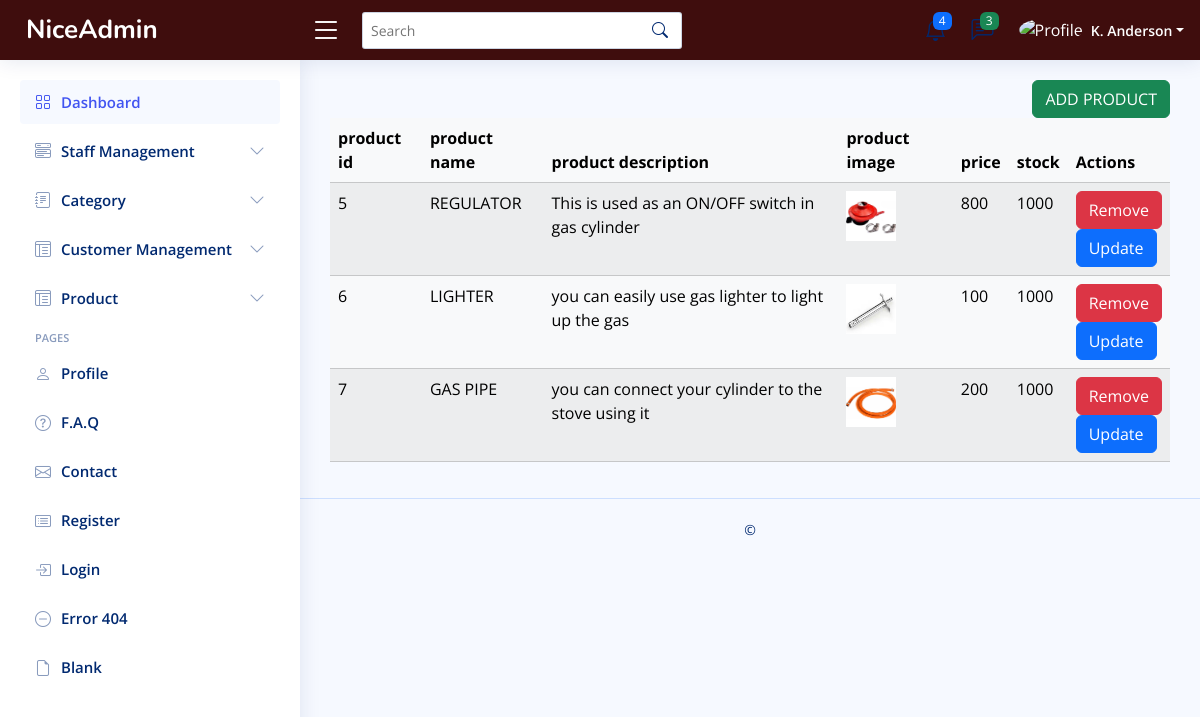
Page /viewproduct1.php on the earlier database version.
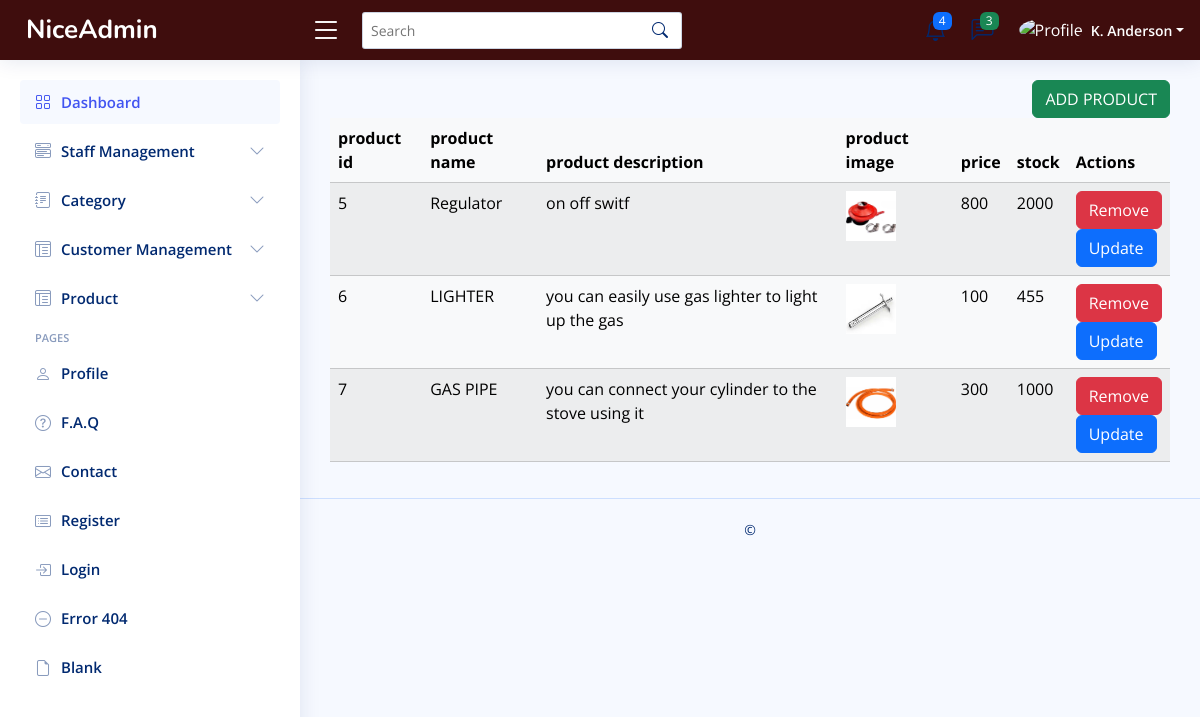
Same page on the later database version.
### tables this page shows
CREATE TABLE `tbl_product` (
  `pro_id` int(11) NOT NULL,
  `pro_name` varchar(255) NOT NULL,
  `pro_price` int(255) NOT NULL,
  `pro_img` varchar(255) NOT NULL,
  `stock` int(255) NOT NULL,
  `pro_description` varchar(255) NOT NULL
);

### viewproduct1.php (the view, shortened to what the changed rows need)
<?php
include_once 'connection.php';
?>
 <!DOCTYPE html>
<html lang="en">
<head>
  <link href="vendor/bootstrap/css/bootstrap.min.css" rel="stylesheet">
  <link href="vendor/bootstrap-icons/bootstrap-icons.css" rel="stylesheet">
  <link href="vendor/boxicons/css/boxicons.min.css" rel="stylesheet">
  <link href="vendor/quill/quill.snow.css" rel="stylesheet">
  <link href="vendor/quill/quill.bubble.css" rel="stylesheet">
  <link href="vendor/remixicon/remixicon.css" rel="stylesheet">
  <link href="vendor/simple-datatables/style.css" rel="stylesheet">
  <link href="CSS/admin2.css" rel="stylesheet">
</head>
<body>
  <main id="main" class="main">
              <table class="table table-light table-striped" style="opacity: 1;">
    <thead>
        <tr>
            <th>product id</th>
            <th>product name</th>
            <th>product description</th>
            <th>product image</th>
            <th>price</th>
            <th>stock</th>
            <th>Actions</th>
        </tr>
    </thead>
    <tbody>
        <?php
        $sql = "SELECT * FROM tbl_product ";
        $result = mysqli_query($conn, $sql);
        while ($row = mysqli_fetch_array($result)) {
        ?>
        <tr>
            <td><?php echo $row['pro_id']; ?></td>
            <td><?php echo $row['pro_name']; ?></td>
            <td><?php echo $row['pro_description']; ?></td>
            <td><img src="./uploads/<?php echo $row['pro_img']; ?>" class="card-img-top img-fluid card-img"
                    style="width: 50px; height: 50px;"></td>
                    <td><?php echo $row['pro_price']; ?></td>
            <td><?php echo $row['stock']; ?></td>
            <td>
                <form method="POST" action="viewproduct1.php">
                    <input type="submit" name="pro_id" value="Remove" class="btn btn-danger">
                </form>
                <form method="POST" action="editproduct.php">
                    <input type="submit" name="pro_id" value="Update" class="btn btn-primary">
                </form>
            </td>
        </tr>
        <?php } ?>
    </tbody>
</table>
  </main>
</body>
</html>

Differences in the rows shown:
changed tbl_product id 5: pro_name "REGULATOR" → "Regulator"; pro_description "This is used as an ON/OFF switch in gas cylinder" → "on off switf"; stock "1000" → "2000"
changed tbl_product "LIGHTER": stock "1000" → "455"
changed tbl_product "GAS PIPE": pro_price "200" → "300"
